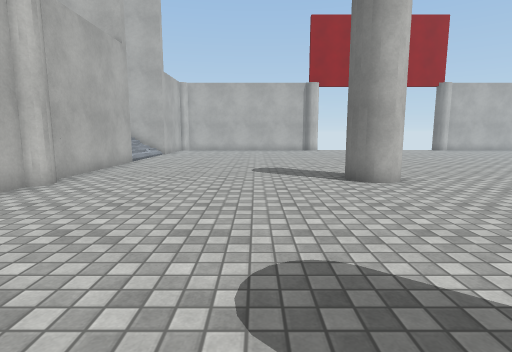
View 1 (above)

19 first-person views from a walk through a scene from a Unity 3-D project. The camera is 1.3 m above the floor, tilts 8° down and sees 80° across. The floor is counted in squares, 1 m on a side. Each view is taken from the middle of a square. On the plan, view 1 faces up. The plan holds only what a view shows up to about 14 squares ahead; the rest is blank. Surface patterns are stand-ins for the level's own textures.

View 2
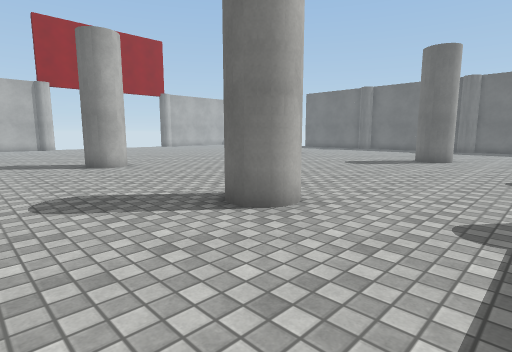

View 3
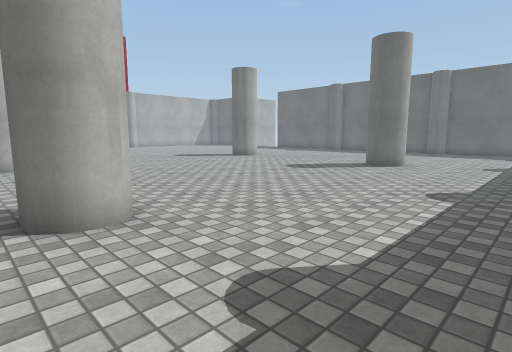

View 4
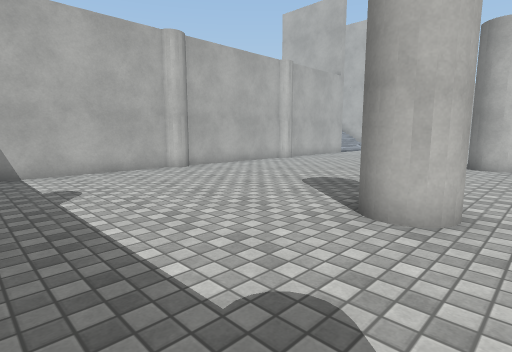

View 5
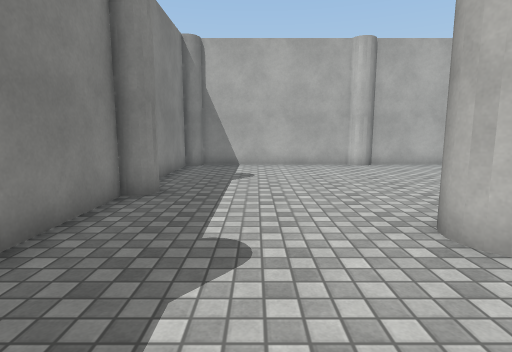

View 6
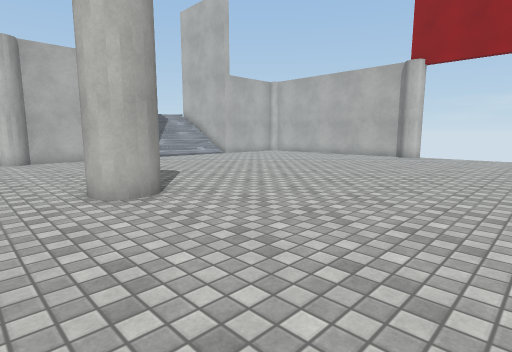

View 7
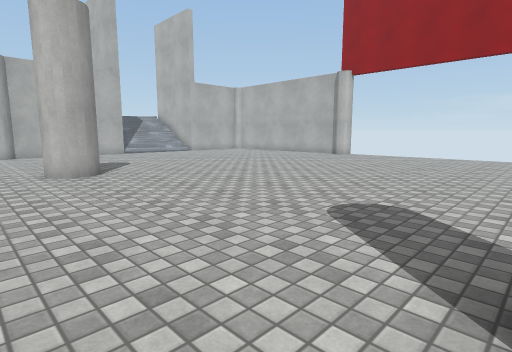

View 8
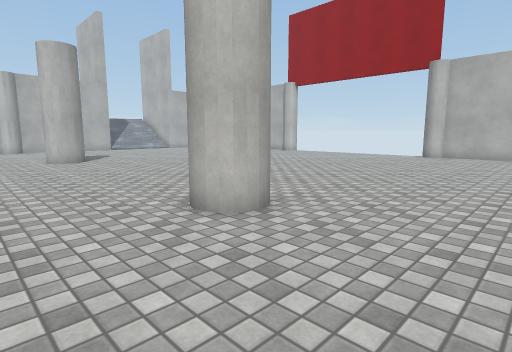

View 9
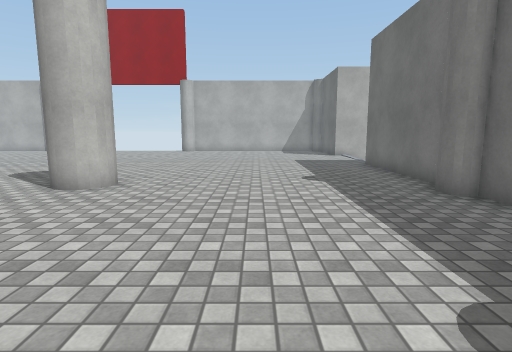

View 10
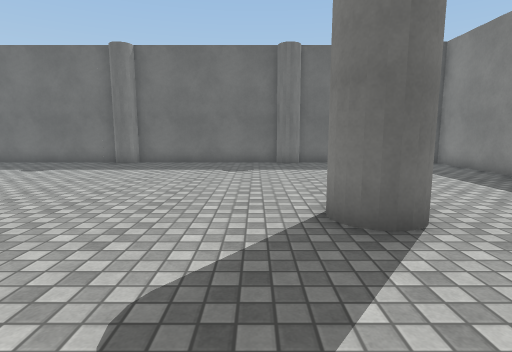

View 11
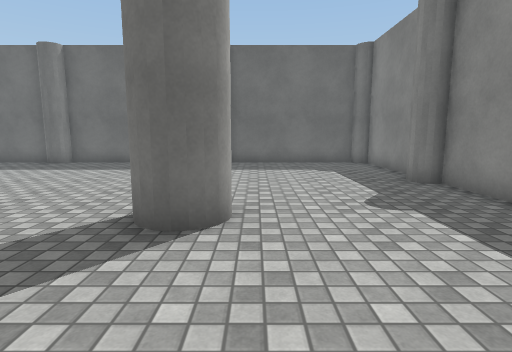

View 12
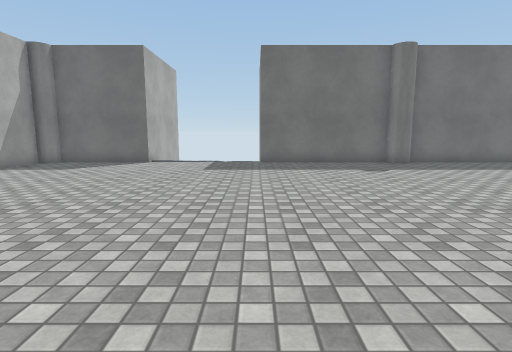

View 13
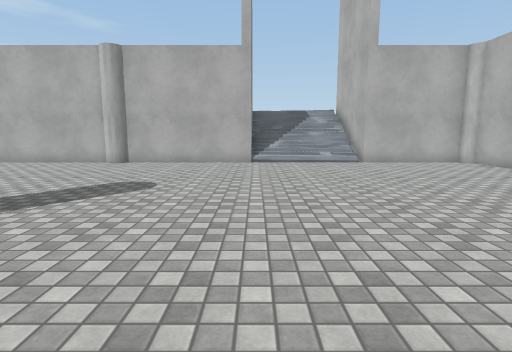

View 14
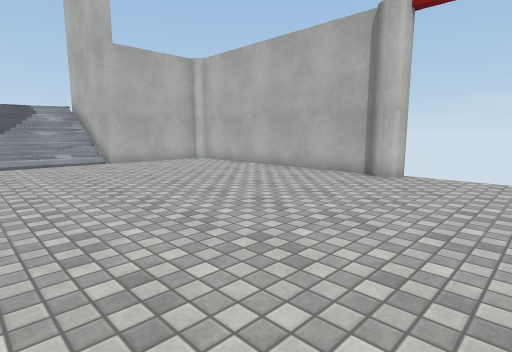

View 15
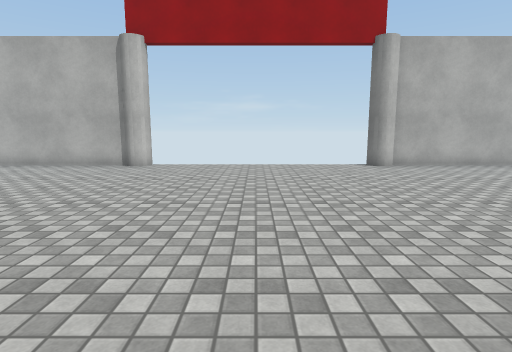

View 16
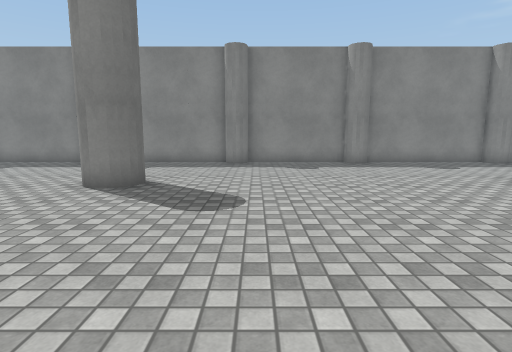

View 17
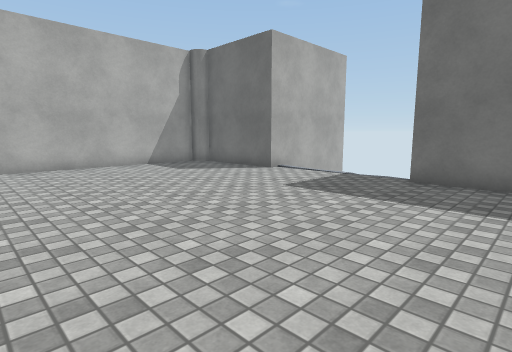

View 18
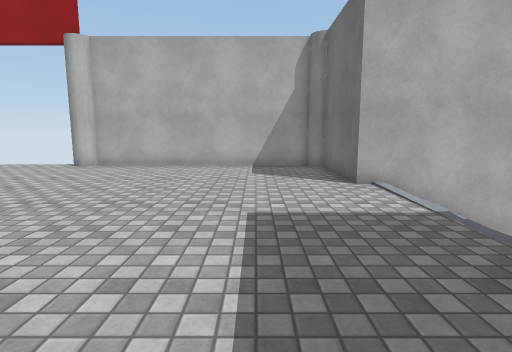

View 19
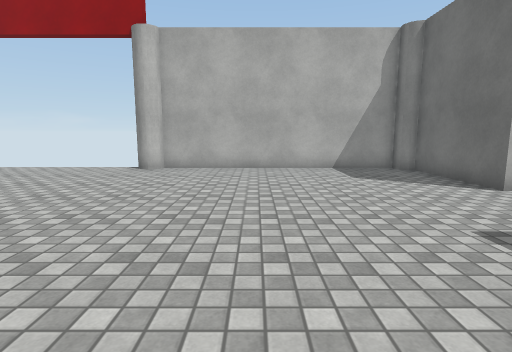

### Floor plan
Key: @ floor where view 1 was taken; # wall or solid block; . main floor; : floor 0.25 m higher than the main floor; + floor 0.75 m higher than the main floor; = window, fence, low wall or low ledge.
Columns run from 8 left of view 1 to 27 right of it. Each row starts with its distance up from view 1.
 24    ##########         ##########
 23   ##...........................##
 22   #.............................#
 21   #.............................#
 20   #.............................#
 19  ##.............................####
 18 =#:..............................
 17 =+:..............................
 16 =+:..............................
 15   :..............................
 14   #.............................#
 13   #.............................#
 12   #.............................#
 11   #.............................#
 10   #.............................#
  9   #........##......... #........#
  8   #........##.........##........#
  7   #.............................#
  6   #.............................#
  5   #.............................#
  4   #.............................#
  3   #.............................#
  2   #.............................#
  1   #............................##
  0   #.....@..##.........##.......##
 -1   #.............................#
 -2   #.............................#
 -3   #.............................#
 -4   #.............................#
 -5   #.............................#
 -6   ###############################

Where each view was taken, in squares from view 1:
view 1: 0 up, 0 right, facing up
view 2: 4 down, 1 left, facing up-right
view 3: 5 down, 2 right, facing up-right
view 4: 5 down, 5 right, facing up-left
view 5: 3 down, 7 right, facing left
view 6: 6 up, 10 right, facing up-left
view 7: 6 up, 14 right, facing up-left
view 8: 5 up, 19 right, facing up-left
view 9: 1 up, 19 right, facing up
view 10: 2 up, 10 right, facing right
view 11: 1 down, 10 right, facing right
view 12: 14 up, 10 right, facing right
view 13: 14 up, 8 right, facing left
view 14: 14 up, 8 right, facing up-left
view 15: 11 up, 9 right, facing up
view 16: 8 up, 11 right, facing down
view 17: 11 up, 15 right, facing up-right
view 18: 11 up, 21 right, facing up
view 19: 12 up, 18 right, facing up
